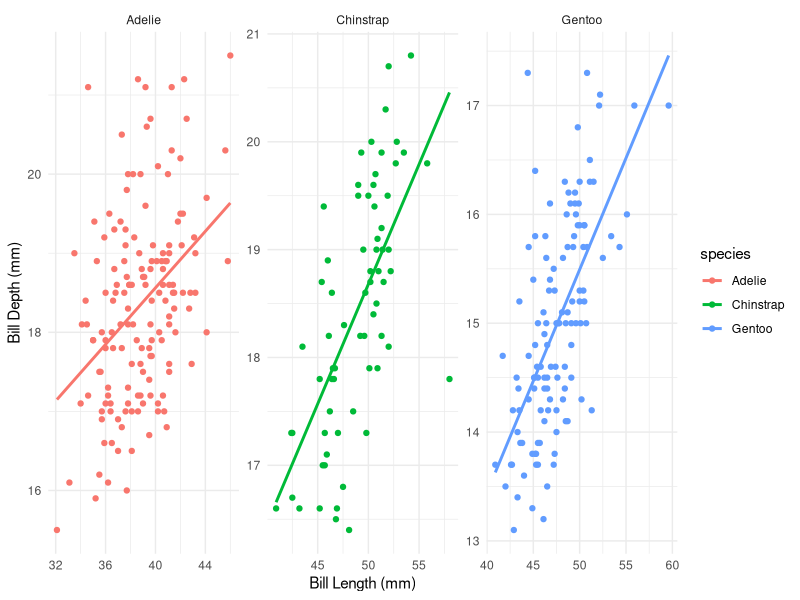

The R source for this figure:
# Problem 9 (Medium)
library(palmerpenguins)
library(ggplot2)

# Scatterplot with regression lines and colored species
ggplot(data = penguins, aes(x = bill_length_mm, y = bill_depth_mm, color = species)) +
  geom_point() +
  geom_smooth(method = "lm", se = FALSE) +
  facet_wrap(~ species, scales = "free") +
  labs(x = "Bill Length (mm)", y = "Bill Depth (mm)") +
  theme_minimal()
